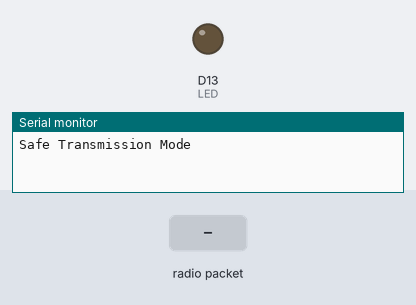
A sketch run on a simulated Arduino Zero (SAMD21). Parts: output pins drawn as LEDs (lit = HIGH), the last lines printed to the serial monitor. The test bench sets the inputs (shaded band). No radio packets arrive unless stated.

Above: at 2.2 s.
2.3 s: radio packet "Waiting for GPS" arrives
At 3.5 s:
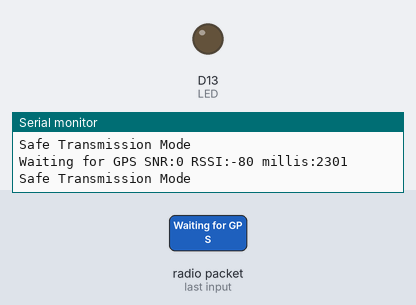
3.8 s: radio packet "System Timeout" arrives
At 4.8 s:
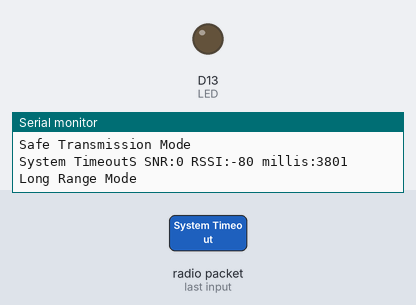
5.3 s: radio packet "1" arrives
At 5.9 s:
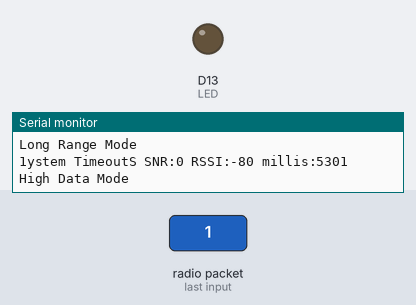
Timing chart, 0 to 8.3 s (numbered marks = the images above; inputs shaded):
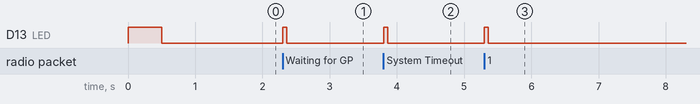

Measured:
- after the input at 2.3 s, D13 (LED): LOW → HIGH at once, → LOW 0.06 s later
- after the input at 3.8 s, D13 (LED): LOW → HIGH at once, → LOW 0.06 s later
- after the input at 5.3 s, D13 (LED): LOW → HIGH at once, → LOW 0.06 s later

The sketch:

RadioServer_withGPS.ino
```cpp
//comment out all extraneous SerialUSB communication if saving to txt file with GPSfileSaver.py

#include <SPI.h>
//#include "CommandLineInterface.h"
//Radio Head Library:
#include <RH_RF95.h>

// We need to provide the RFM95 module's chip select and interrupt pins to the
// rf95 instance below.On the SparkFun ProRF those pins are 12 and 6 respectively.
RH_RF95 rf95(12, 6);

int LED = 13; //Status LED on pin 13

//int packetCounter = 0; //Counts the number of packets sent
long timeSinceLastPacket = 0; //Tracks the time stamp of last packet received
// The broadcast frequency is set to 921.2, but the SADM21 ProRf operates
// anywhere in the range of 902-928MHz in the Americas.
// Europe operates in the frequencies 863-870, center frequency at
// 868MHz.This works but it is unknown how well the radio configures to this frequency:
//float frequency = 864.1;
float frequency = 921.2;
int safeMode = 1;
char header[] = "Date, Time, SatelliteCount, Latitude, Longitude, Speed (kmph), Altitude (m), SNR, RSSI, millis";
String DEBUG_Buff;  //buffer for the USB Serial monitor
int safeModeTimer = 0;
int safeModeTimeout = 0;  //Used to track whether tranceiver has entered safemode because of timeout

void setup()
{
  safeTransmission(); //initialize server to safeTransmission mode
  pinMode(LED, OUTPUT);

  SerialUSB.begin(9600);
  // It may be difficult to read serial messages on startup. The following
  // line will wait for serial to be ready before continuing. Comment out if not needed.
  //while(!SerialUSB);
  //SerialUSB.println("RFM Server!");

  //Initialize the Radio.
  if (rf95.init() == false){
    SerialUSB.println("Radio Init Failed - Freezing");
    while (1);
  }
  else{
  // An LED indicator to let us know radio initialization has completed.
    //SerialUSB.println("Receiver up!");
    digitalWrite(LED, HIGH);
    delay(500);
    digitalWrite(LED, LOW);
    delay(500);
  }

  rf95.setFrequency(frequency);
  //rf95.setSignalBandwidth(65000); //62.5kHz, see RH_RF95.h for documentation
  //rf95.setSpreadingFactor(9);
  //rf95.setCodingRate4(8);
 // The default transmitter power is 13dBm, using PA_BOOST.
 // If you are using RFM95/96/97/98 modules which uses the PA_BOOST transmitter pin, then
 // you can set transmitter powers from 5 to 23 dBm:
  rf95.setTxPower(21, false);
}

void loop()
{
  checkSafeMode();
  //checkForCmd();
  if (rf95.available()){
    // Should be a message for us now
    uint8_t buf[RH_RF95_MAX_MESSAGE_LEN];
    uint8_t len = sizeof(buf);
    //checkForCmd();
    if (rf95.recv(buf, &len)){
      digitalWrite(LED, HIGH); //Turn on status LED
      timeSinceLastPacket = millis(); //Timestamp this packet
      safeModeTimeout = 0;
      //SerialUSB.print("Received message: ");
      SerialUSB.print((char*)buf); SerialUSB.print(" SNR:");
      SerialUSB.print(rf95.lastSNR());
      SerialUSB.print(" RSSI:"); SerialUSB.print(rf95.lastRssi());
      SerialUSB.print(" millis:"); SerialUSB.println(millis());
      //SerialUSB.print(" RSSI: ");
      //SerialUSB.print(rf95.lastRssi(), DEC);
      //SerialUSB.println();

      // Send a reply
      String BUF = (char*)buf;
      if (BUF.startsWith("Waiting for GPS")) {
        uint8_t toSend[] = "Ack Waiting for GPS";
        rf95.send(toSend, sizeof(toSend));
        rf95.waitPacketSent();
        //SerialUSB.println("Sent a reply");
        digitalWrite(LED, LOW); //Turn off status LED
      }
      if (BUF.equals("Satellite Count not updated") || BUF.equals("GPS Altitude not updated") || BUF.equals("GPS Location not updated") || BUF.equals("System Timeout")) {
        uint8_t toSend[] = "Ack Partial Packet Update";
        rf95.send(toSend, sizeof(toSend));
        rf95.waitPacketSent();
        //SerialUSB.println("Sent a reply");
        digitalWrite(LED, LOW); //Turn off status LED
      }
      else{
        uint8_t toSend[] = "Data Recieved";
        rf95.send(toSend, sizeof(toSend));
        rf95.waitPacketSent();
        //SerialUSB.println("Sent a reply");
        digitalWrite(LED, LOW); //Turn off status LED
      }
    updateMode(); //switch between the 3 transmission modes after each successful reception and ack
    }
    else
      SerialUSB.println("Receive failed");
  }
  //Turn off status LED if we haven't received a packet after 1s
  if(millis() - timeSinceLastPacket > 1000){
    digitalWrite(LED, LOW); //Turn off status LED
    timeSinceLastPacket = millis(); //Don't write LED but every 1s
  }
}

void safeTransmission(){ //define transmission mode that minimizes chance of data being corrupted
  SerialUSB.println("Safe Transmission Mode");
  rf95.sleep();
  rf95.setSignalBandwidth(125000); //125kHz, see RH_RF95.h for documentation
  rf95.setSpreadingFactor(9);
  rf95.setCodingRate4(8);
  rf95.available();
}

void highDataRate(){  //define transmission mode that can send the largest amount of data
  SerialUSB.println("High Data Mode");
  rf95.sleep();
  rf95.setSignalBandwidth(250000); //125kHz, see RH_RF95.h for documentation
  rf95.setSpreadingFactor(7);
  rf95.setCodingRate4(4);
  rf95.available();
}

void longRange(){ //define transmission mode that can send the data over the longest range
  SerialUSB.println("Long Range Mode");
  rf95.sleep();
  rf95.setSignalBandwidth(40000); //decreasing BW increases link budget but decreases max crystal tolerance
  rf95.setSpreadingFactor(10);
  rf95.setCodingRate4(4);
  rf95.available();
}

void updateMode(){  //switch between each of the three modes after each successful reception
  safeModeTimer = millis();
  bool upd = 0;
  if(safeMode == 2){
    longRange();
    safeMode = 0;
    upd = 1;
  }
  if(safeMode == 1 && upd == 0){
    safeTransmission();
    safeMode++;
    upd = 1;
  }
  if(safeMode == 0 && upd == 0){
    highDataRate();
    safeMode++;
    upd = 1;
  }
}

void checkSafeMode(){ //if no client transmissions are successfully recieved within a minute (two cycles
  //through each of the modes) switch to safeTransmission mode to maximize chance of receiving a signal
  if (millis() - safeModeTimer > 60000 && safeModeTimeout == 0){
    SerialUSB.println("Timeout entering Safe Transmission");
    safeTransmission();
    safeMode = 2;
    safeModeTimer = millis();
    safeModeTimeout = 1;
  }
  else if (millis() - safeModeTimer > 60000 && safeModeTimeout == 1) {
    SerialUSB.println("Timeout entering Long Range");
    longRange();
    safeMode = 0;
    safeModeTimer = millis();
    safeModeTimeout = 0;
  }
}
/*
void checkForCmd() {  //check serialUSB for user commands
  if (SerialUSB.available()) {
   char DEBUG_Char = SerialUSB.read();

   if((DEBUG_Char == '\n') || (DEBUG_Char == '\r'))
   {
    parseCommand(DEBUG_Buff);
    DEBUG_Buff = "";
   } else
   {
    DEBUG_Buff += DEBUG_Char;
   }
  }
}

void parseCommand(String commandToParse) {
  /* This is where all the commands are interpreted and is the meat of the control system
   * so far
   * #header - print a header to the terminal
   * #safeTrans - enter safeTransmission mode
   * #HDR - enter HighDataRate
   * #sleep  - puts LoRa radio client and server to sleep
   * #setBW,[int] - Sets LoRa client and server bandwidth
   * #setSF,[int] - Sets LoRa client and server spreading factor
   * #setCR,[int] - Sets LoRa client and server coding ratio
   * #send - send all characters entered into the Serial Monitor port
   * #setSerBW - sets the bandwidth of just the server side (used to re-establish connection
                  if client changes to a known bandwidth)
   */
  /*
  char * strtokIndx; // this is used by strtok() as an index
  char CommandArray[64];

  int int1 = 0;

  if(commandToParse.startsWith("#header"))
  {
     SerialUSB.println(header);
  }
  else if(commandToParse.startsWith("#safeTrans")) {
      uint8_t toSend[] = "Cmd: safeTrans";
      rf95.send(toSend, sizeof(toSend)+1);
      rf95.waitPacketSent();
      if (rf95.waitAvailableTimeout(2000)) {
      // Should be a reply message for us now
      uint8_t buf[RH_RF95_MAX_MESSAGE_LEN];
      uint8_t len = sizeof(buf);
      if (rf95.recv(buf, &len)) {
        SerialUSB.print("Got reply: ");
        SerialUSB.println((char*)buf);
        safeTransmission();
      }
      else {
        SerialUSB.println("Receive failed");
      }
    }
    else {
      SerialUSB.println("No reply, is the receiver running?");
    }
    rf95.sleep();
  }
  else if(commandToParse.startsWith("#HDR")) {
      uint8_t toSend[] = "Cmd: HDR";
      rf95.send(toSend, sizeof(toSend)+1);
      rf95.waitPacketSent();
      highDataRate();
      if (rf95.waitAvailableTimeout(2000)) {
      // Should be a reply message for us now
      uint8_t buf[RH_RF95_MAX_MESSAGE_LEN];
      uint8_t len = sizeof(buf);
      if (rf95.recv(buf, &len)) {
        SerialUSB.print("Got reply: ");
        SerialUSB.println((char*)buf);
      }
      else {
        SerialUSB.println("Receive failed");
      }
    }
    else {
      SerialUSB.println("No reply, is the receiver running?");
    }
    rf95.sleep();
  }
  else if(commandToParse.startsWith("#sleep")) {
      uint8_t toSend[] = "Cmd: sleep";
      rf95.send(toSend, sizeof(toSend)+1);
      rf95.waitPacketSent();
      if (rf95.waitAvailableTimeout(2000)) {
      // Should be a reply message for us now
      uint8_t buf[RH_RF95_MAX_MESSAGE_LEN];
      uint8_t len = sizeof(buf);
      if (rf95.recv(buf, &len)) {
        SerialUSB.print("Got reply: ");
        SerialUSB.println((char*)buf);
      }
      else {
        SerialUSB.println("Receive failed");
      }
    }
    else {
      SerialUSB.println("No reply, is the receiver running?");
    }
    rf95.sleep();
  }
  else if(commandToParse.startsWith("#setBW"))  //7800-250000
  { //according to datasheet RFM95W supports BW from 7.8-500kHz; in testing it was losing signals below 25kHz
    commandToParse.toCharArray(CommandArray, 64); //copy the String() to a string
    strtokIndx = strtok(CommandArray,",");      // get the first part - the string we don't care about this
    SerialUSB.println(strtokIndx);
    strtokIndx = strtok(NULL, ","); // this continues where the previous call left off
    int1 = atoi(strtokIndx);     // convert this part to a int for the bandwidth
    SerialUSB.println(strtokIndx);
    SerialUSB.print("Setting Bandwidth to: ");
    SerialUSB.print(int1); SerialUSB.println("Hz");
    char cmdMsg[64];
    snprintf(cmdMsg,64, "Cmd: setBW,%d", int1);
    SerialUSB.write(cmdMsg);
    int cmdSendLen = strlen(cmdMsg);
    rf95.send((uint8_t *) cmdMsg, cmdSendLen+1);
    rf95.waitPacketSent();
    memset(cmdMsg, NULL, cmdSendLen);
    commandToParse = "";
    if (rf95.waitAvailableTimeout(2000)) {
      // Should be a reply message for us now
      uint8_t cmdBuf[RH_RF95_MAX_MESSAGE_LEN];
      uint8_t cmdLen = sizeof(cmdBuf);
      if (rf95.recv(cmdBuf, &cmdLen)) {
        SerialUSB.print("Got reply: ");
        SerialUSB.println((char*)cmdBuf);
        rf95.setSignalBandwidth(int1);
      }
      else {
        SerialUSB.println("Receive failed");
      }
    }
    else {
      SerialUSB.println("No reply, is the receiver running?");
    }
  }
  else if(commandToParse.startsWith("#setSF"))  //valid inputs: integer 6-12 (will limit to 6 or 12 if outside of range)
  {//Client becomes unresponsive at 6; do NOT set SF below 7
  //max SF of 10 in North America (12 in Europe)
    commandToParse.toCharArray(CommandArray, 64); //copy the String() to a string
    strtokIndx = strtok(CommandArray,",");      // get the first part - the string we don't care about this

    strtokIndx = strtok(NULL, ","); // this continues where the previous call left off
    int1 = atoi(strtokIndx);     // convert this part to a int for the spreading factor

    SerialUSB.print("Setting Spreading Factor to: ");
    SerialUSB.println(int1);
    char cmdMsg[64];
    snprintf(cmdMsg,64, "Cmd: setSF,%d", int1);
    int cmdSendLen = strlen(cmdMsg);
    rf95.send((uint8_t *) cmdMsg, cmdSendLen+1);
    memset(cmdMsg, 0, cmdSendLen);
    commandToParse = "";
    rf95.waitPacketSent();
    if (rf95.waitAvailableTimeout(2000)) {
      // Should be a reply message for us now
      uint8_t cmdBuf[RH_RF95_MAX_MESSAGE_LEN];
      uint8_t cmdLen = sizeof(cmdBuf);
      if (rf95.recv(cmdBuf, &cmdLen)) {
        SerialUSB.print("Got reply: ");
        SerialUSB.println((char*)cmdBuf);
        rf95.setSpreadingFactor(int1);
      }
      else {
        SerialUSB.println("Receive failed");
      }
    }
    else {
      SerialUSB.println("No reply, is the receiver running?");
    }
  }
  else if(commandToParse.startsWith("#setCR"))  //Valid denominator values are 5, 6, 7 or 8.
  {
    commandToParse.toCharArray(CommandArray, 64); //copy the String() to a string
    strtokIndx = strtok(CommandArray,",");      // get the first part - the string we don't care about this

    strtokIndx = strtok(NULL, ","); // this continues where the previous call left off
    int1 = atoi(strtokIndx);     // convert this part to a int for the bandwidth

    SerialUSB.print("Setting Coding Rate to: ");
    SerialUSB.print("4/"); SerialUSB.println(int1);
    char cmdMsg[64];
    snprintf(cmdMsg,64, "Cmd: setCR,%d", int1);
    int cmdSendLen = strlen(cmdMsg);
    rf95.send((uint8_t *) cmdMsg, cmdSendLen+1);
    memset(cmdMsg, 0, cmdSendLen);
    commandToParse = "";
    rf95.waitPacketSent();
    if (rf95.waitAvailableTimeout(2000)) {
      // Should be a reply message for us now
      uint8_t cmdBuf[RH_RF95_MAX_MESSAGE_LEN];
      uint8_t cmdLen = sizeof(cmdBuf);
      if (rf95.recv(cmdBuf, &cmdLen)) {
        SerialUSB.print("Got reply: ");
        SerialUSB.println((char*)cmdBuf);
        rf95.setCodingRate4(int1);
      }
      else {
        SerialUSB.println("Receive failed");
      }
    }
    else {
      SerialUSB.println("No reply, is the receiver running?");
    }
  }
  else if (commandToParse.startsWith("#send")) {
    char sendMes[251];
    commandToParse.toCharArray(sendMes,251);
    SerialUSB.println(sendMes);
    rf95.send((uint8_t*)sendMes, 251);
    rf95.waitPacketSent();
        if (rf95.waitAvailableTimeout(2000)) {
      // Should be a reply message for us now
      uint8_t cmdBuf[RH_RF95_MAX_MESSAGE_LEN];
      uint8_t cmdLen = sizeof(cmdBuf);
      if (rf95.recv(cmdBuf, &cmdLen)) {
        SerialUSB.print("Got reply: ");
        SerialUSB.println((char*)cmdBuf);
        rf95.setCodingRate4(int1);
      }
      else {
        SerialUSB.println("Receive failed");
      }
    }
    else {
      SerialUSB.println("No reply, is the receiver running?");
    }
  }
  else if (commandToParse.startsWith("#setSerBW")){
    commandToParse.toCharArray(CommandArray, 64); //copy the String() to a string
    strtokIndx = strtok(CommandArray,",");      // get the first part - the string we don't care about this

    strtokIndx = strtok(NULL, ","); // this continues where the previous call left off
    int1 = atoi(strtokIndx);
    SerialUSB.print("Setting Server BW to: "); SerialUSB.println(int1);
    rf95.setSignalBandwidth(int1);
  }
}*/
```
